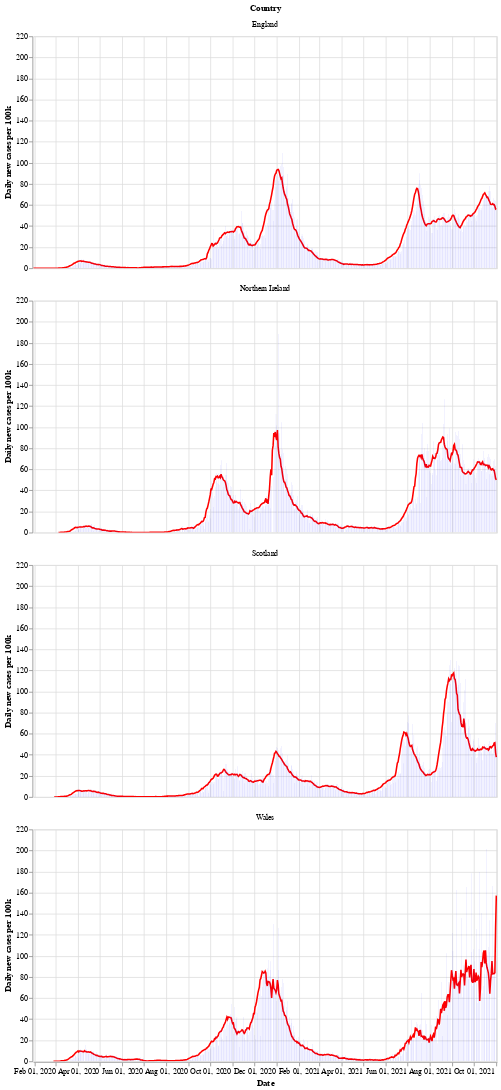

Here is the notebook cell this chart was saved with:
### Markdown cell above
Next is a bar chart of the number of new cases in each country (per 100k population), with the 7 day moving average of cases. Again we see that Wales saw a longer period of raising and falling cases compared to the other countries.

After a period of cases falling, each nation is now seeing a rise in the number of cases - especially in Wales.

### Code cell
# collapse
bars = alt.Chart(uk_cases).mark_bar().encode(
    x=alt.X("yearmonthdate(date):T", axis=alt.Axis(title='Date')),
    y=alt.Y("newCasesRate:Q", axis=alt.Axis(title='Daily new cases per 100k')),
    tooltip='newCasesRate',
    color=alt.condition(
        alt.datum.dailyChange > 0,
        alt.value("orange"),  # The positive color
        alt.value("blue")  # The negative color
    )
).properties(title='New cases per 100k population with rolling 7 day average', width=600).interactive()
line = alt.Chart(uk_cases).mark_line(
    color='red',
    size=2,
).transform_window(
    rolling_mean='mean(newCasesRate)',
    frame=[0, 7],
    groupby=['areaName']
).encode(
    x='yearmonthdate(date):T',
    y='rolling_mean:Q'
)
alt.layer(line, bars, data=uk_cases).facet(alt.Row('areaName', title='Country'), columns=1)

### Figure 1 — Vega-Lite specification as saved in the notebook (floating-point values rounded to 4 significant figures; data arrays with more than 128 entries replaced by an {"elided": "..."} marker saying what was removed)
{"config": {"view": {"continuousWidth": 400, "continuousHeight": 300}}, "data": {"name": "data-dda4419bbccdaf76fb6d0cd5149cbfc7"}, "facet": {"type": "nominal", "field": "areaName", "title": "Country"}, "spec": {"layer": [{"mark": {"type": "line", "color": "red", "size": 2}, "encoding": {"x": {"type": "temporal", "field": "date", "timeUnit": "yearmonthdate"}, "y": {"type": "quantitative", "field": "rolling_mean"}}, "transform": [{"window": [{"op": "mean", "field": "newCasesRate", "as": "rolling_mean"}], "frame": [0, 7], "groupby": ["areaName"]}]}, {"mark": "bar", "encoding": {"color": {"condition": {"value": "orange", "test": "(datum.dailyChange > 0)"}, "value": "blue"}, "tooltip": {"type": "quantitative", "field": "newCasesRate"}, "x": {"type": "temporal", "axis": {"title": "Date"}, "field": "date", "timeUnit": "yearmonthdate"}, "y": {"type": "quantitative", "axis": {"title": "Daily new cases per 100k"}, "field": "newCasesRate"}}, "selection": {"selector002": {"type": "interval", "bind": "scales", "encodings": ["x", "y"]}}, "title": "New cases per 100k population with rolling 7 day average", "width": 600}]}, "columns": 1, "$schema": "https://vega.github.io/schema/vega-lite/v4.8.1.json", "datasets": {"data-dda4419bbccdaf76fb6d0cd5149cbfc7": {"elided": "2476 records"}}}
